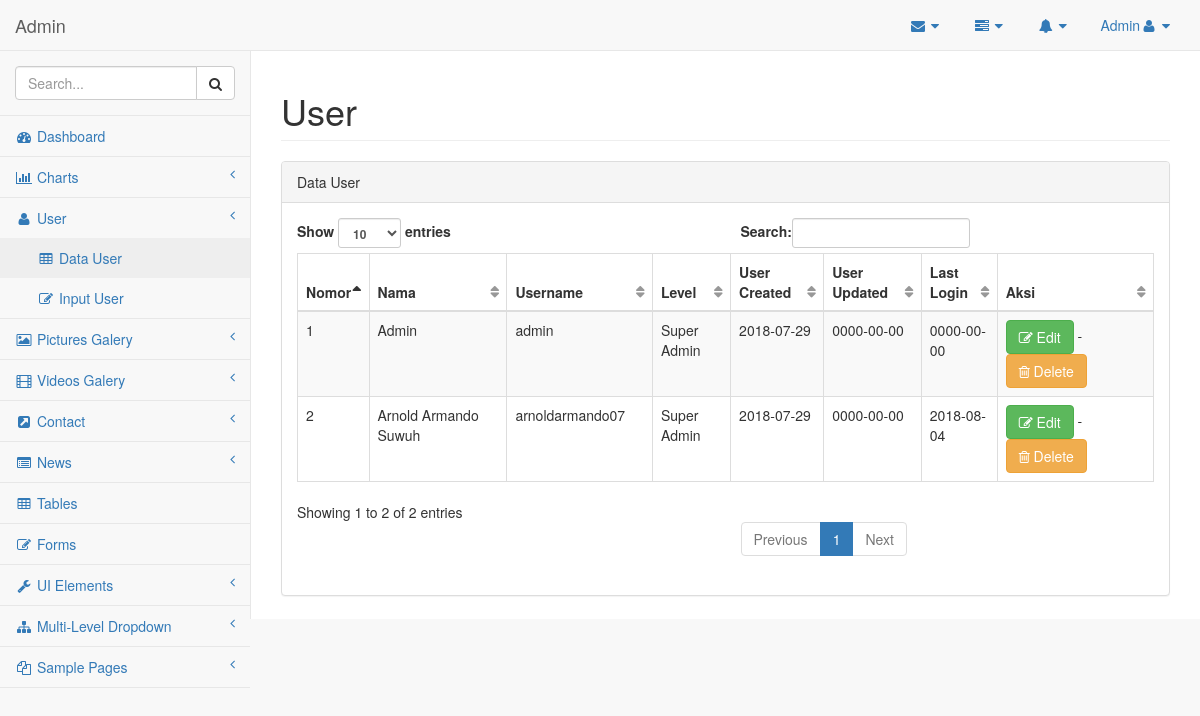
The app's page /admin/pages/index.php?page=user (signed in) with its own data.
### tables this page shows
CREATE TABLE `tuser` (
  `id_user` int(11) NOT NULL,
  `leveluser` varchar(15) NOT NULL,
  `username` varchar(30) NOT NULL,
  `nama_user` varchar(50) NOT NULL,
  `password_user` varchar(255) NOT NULL,
  `user_created` date NOT NULL,
  `user_updated` date NOT NULL,
  `last_login` date NOT NULL
);

### admin/pages/user/user.php (the view)
<div id="page-wrapper">
    <div class="row">
        <div class="col-lg-12">
            <h1 class="page-header">User</h1>
        </div>
    </div>
    <div class="row">
        <div class="col-lg-12">
            <div class="panel panel-default">
                <div class="panel-heading">
                    Data User
                </div>
                <div class="panel-body">
                    <table width="100%" class="table table-striped table-bordered table-hover" id="dataTables-example">
                        <thead>
                            <tr>
                                <th>Nomor</th>
                                <th>Nama</th>
                                <th>Username</th>
                                <th>Level</th>
                                <th>User Created</th>
                                <th>User Updated</th>
                                <th>Last Login</th>
                                <th>Aksi</th>
                            </tr>
                        </thead>
                        <tbody>
                            <?php
                                $no=1;
                                include "../config/koneksi.php";
                                $query = "select * from tuser order by id_user asc";
                                $result = mysqli_query($conn,$query);
                                while ($row=mysqli_fetch_array($result,MYSQLI_ASSOC)) {
                            ?>
                            <tr class="odd gradeX">
                                <td><?php echo $no; ?></td>
                                <td><?php echo $row["nama_user"]; ?></td>
                                <td><?php echo $row["username"]; ?></td>
                                <td class="center"><?php echo $row["leveluser"]; ?></td>
                                <td><?php echo $row["user_created"]; ?></td>
                                <td><?php echo $row["user_updated"]; ?></td>
                                <td><?php echo $row["last_login"]; ?></td>
                                <td class="center"><a href="<?php echo '?page=formuser&id='.$row['id_user']; ?>" class="btn btn-success"><i class="fa fa-pencil-square-o"></i> Edit</a> - <a href="<?php echo 'user/delete_proses.php?id='.$row['id_user']; ?>" class="btn btn-warning"><i class="fa fa-trash-o"></i> Delete</a></td>
                            </tr>
                            <?php
                                $no++;
                               }
                            ?>
                        </tbody>
                    </table>
                </div>
            </div>
        </div>
    </div>
</div>

### records on screen
tuser: nama_user "Admin", username "admin", leveluser "Super Admin", user_created "2018-07-29", user_updated "0000-00-00", last_login "0000-00-00"
tuser: nama_user "Arnold Armando Suwuh", username "arnoldarmando07", leveluser "Super Admin", user_created "2018-07-29", user_updated "0000-00-00", last_login "2018-08-04"

### other values on screen
$_SESSION["nama_user"] "Admin"
